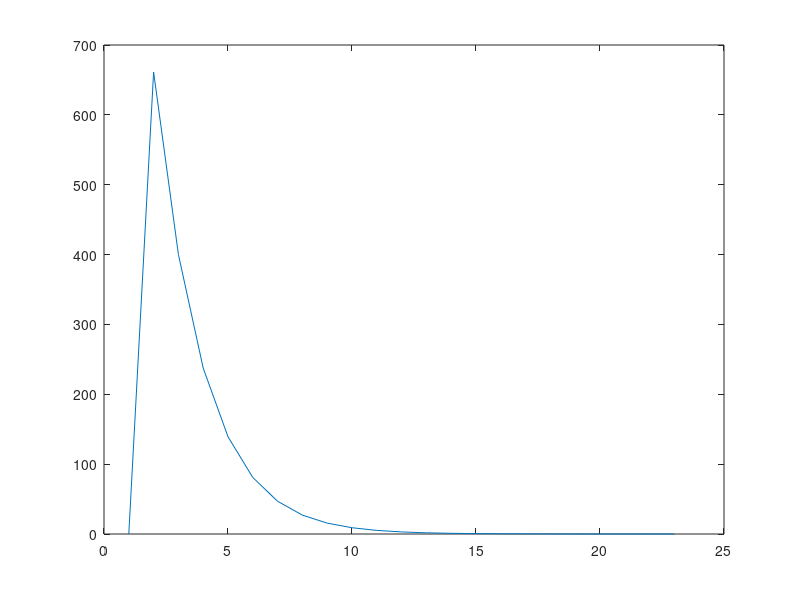
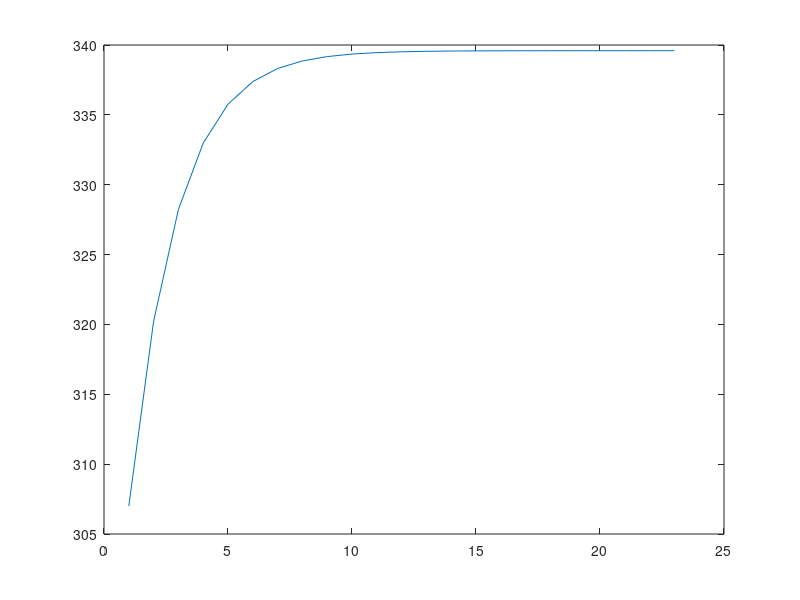

Source code (MATLAB) for these figures, in order:
close all;
clear all;
clc;

ambientTemp  = 305.0;
wallTemp     = ambientTemp+2.0;
sfc          = 0.0000000567;

wallNextTemp = ambientTemp;
resid        = 0.1;
history      = [resid,wallTemp];



while(resid*resid > 0.0001)
   resid = 700.0 - 7.0*(wallTemp - ambientTemp) ...
                 - 0.8*sfc*(wallTemp*wallTemp*wallTemp*wallTemp - ambientTemp*ambientTemp*ambientTemp*ambientTemp) ...
                 - ((0.05/0.007)*(wallTemp-wallNextTemp))

   wallTemp += 0.02*resid;

   history = [history;[resid,wallTemp]];

endwhile

figure(1)
   plot(history(:,1));


figure(2)
   plot(history(:,2));
